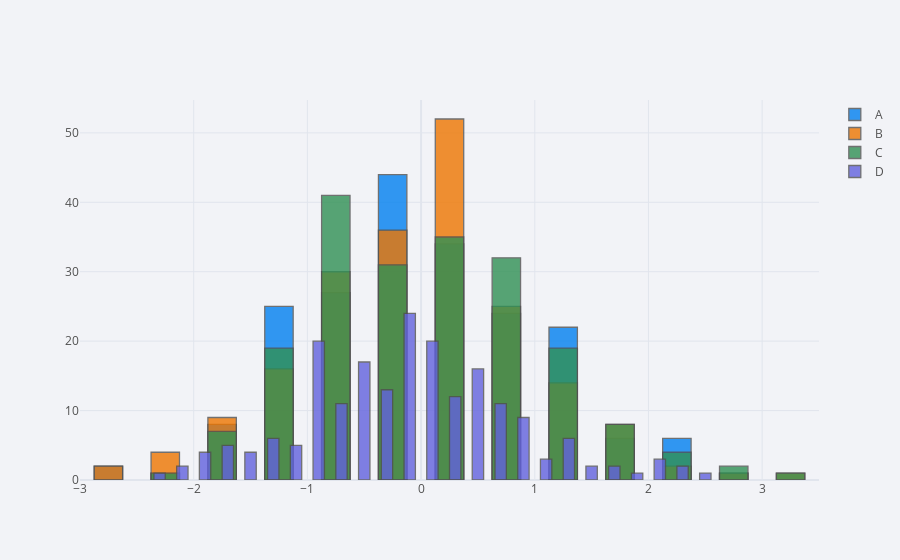

Notebook source saved alongside this figure:
### Code cell
df.iplot(kind='hist',bins=25,barmode='overlay',bargap=0.5)

### Figure 1 — Plotly figure (JSON) as saved in the notebook; plotly's stock layout.template omitted (floating-point values rounded to 4 significant figures; data arrays with more than 128 entries replaced by an {"elided": "..."} marker saying what was removed)
{"data": [{"histfunc": "count", "histnorm": "", "marker": {"color": "rgba(0, 128, 240, 1.0)", "line": {"color": "#505050", "width": 1.3}}, "name": "A", "nbinsx": 25, "opacity": 0.8, "orientation": "v", "type": "histogram", "x": {"elided": "200 float values"}}, {"histfunc": "count", "histnorm": "", "marker": {"color": "rgba(238, 118, 0, 1.0)", "line": {"color": "#505050", "width": 1.3}}, "name": "B", "nbinsx": 25, "opacity": 0.8, "orientation": "v", "type": "histogram", "x": {"elided": "200 float values"}}, {"histfunc": "count", "histnorm": "", "marker": {"color": "rgba(48, 144, 84, 1.0)", "line": {"color": "#505050", "width": 1.3}}, "name": "C", "nbinsx": 25, "opacity": 0.8, "orientation": "v", "type": "histogram", "x": {"elided": "200 float values"}}, {"histfunc": "count", "histnorm": "", "marker": {"color": "rgba(98, 98, 222, 1.0)", "line": {"color": "#505050", "width": 1.3}}, "name": "D", "nbinsx": 25, "opacity": 0.8, "orientation": "v", "type": "histogram", "x": {"elided": "200 float values"}}], "layout": {"bargap": 0.5, "barmode": "overlay", "legend": {"bgcolor": "#F2F3F7", "font": {"color": "#505050"}}, "paper_bgcolor": "#F2F3F7", "plot_bgcolor": "#F2F3F7", "title": {"font": {"color": "#484848"}}, "xaxis": {"gridcolor": "#E1E5ED", "showgrid": true, "tickfont": {"color": "#505050"}, "title": {"font": {"color": "#505050"}, "text": ""}, "zerolinecolor": "#E1E5ED"}, "yaxis": {"gridcolor": "#E1E5ED", "showgrid": true, "tickfont": {"color": "#505050"}, "title": {"font": {"color": "#505050"}, "text": ""}, "zerolinecolor": "#E1E5ED"}}}
